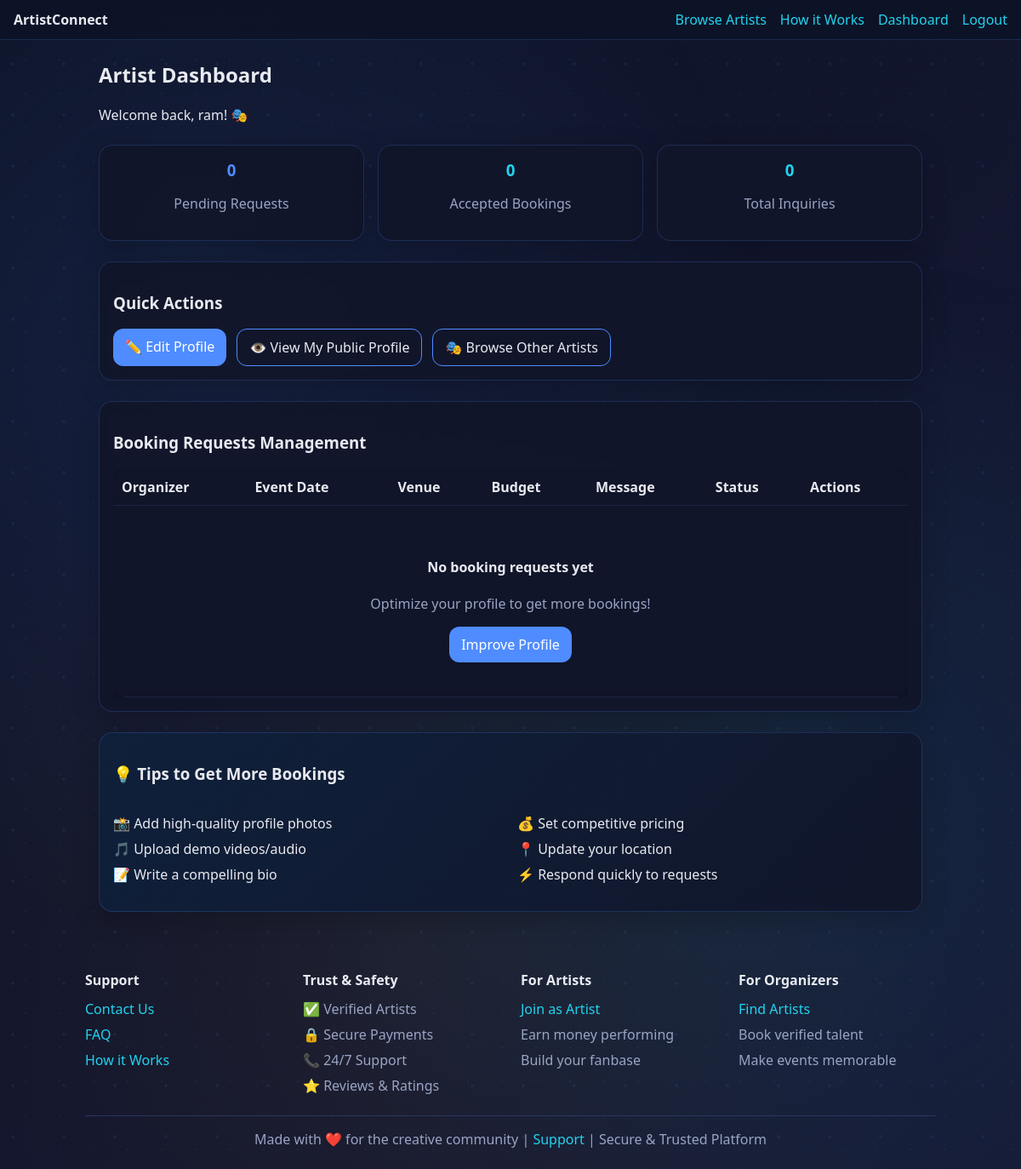
Page /dashboard (signed in) on the earlier database version.
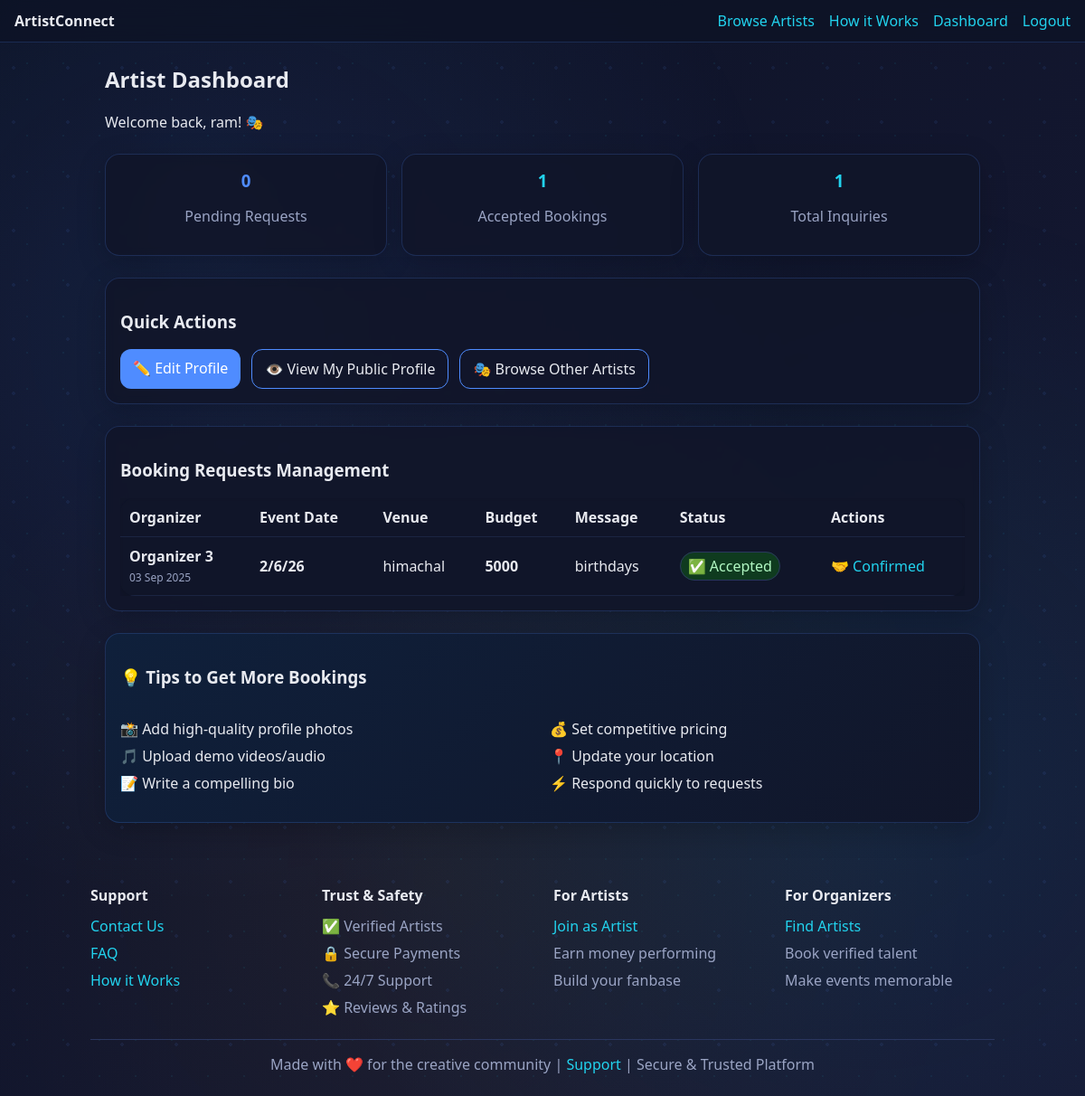
Same page on the later database version.
### app/models.py (models this page shows, shortened)
class User(db.Model):
    id = db.Column(db.Integer, primary_key=True)
    name = db.Column(db.String(120), nullable=False)
    email = db.Column(db.String(120), unique=True, nullable=False)
    password_hash = db.Column(db.String(255), nullable=False)
    role = db.Column(db.String(20), nullable=False)  # 'artist' or 'organizer'
    created_at = db.Column(db.DateTime, default=datetime.utcnow)
    artist_profile = db.relationship('ArtistProfile', backref='user', uselist=False)
    organizer_profile = db.relationship('OrganizerProfile', backref='user', uselist=False)

class BookingRequest(db.Model):
    id = db.Column(db.Integer, primary_key=True)
    artist_id = db.Column(db.Integer, db.ForeignKey('user.id'), nullable=False)  # artist user_id
    organizer_id = db.Column(db.Integer, db.ForeignKey('user.id'), nullable=False)  # organizer user_id
    event_date = db.Column(db.String(40), nullable=False)
    venue = db.Column(db.String(200), nullable=False)
    budget = db.Column(db.String(80), nullable=True)
    message = db.Column(db.Text, nullable=True)
    status = db.Column(db.String(20), default="pending")  # pending/accepted/rejected
    created_at = db.Column(db.DateTime, default=datetime.utcnow)

### app/routes.py (the view)
def dashboard():
    user = current_user()
    if not user:
        return redirect(url_for("login"))
    if user.role == "artist":
        reqs = BookingRequest.query.filter_by(artist_id=user.id).order_by(BookingRequest.id.desc()).all()
        return render_template("dashboard_artist.html", user=user, requests=reqs)
    else:
        reqs = BookingRequest.query.filter_by(organizer_id=user.id).order_by(BookingRequest.id.desc()).all()
        return render_template("dashboard_organizer.html", user=user, requests=reqs)

### app/routes.py (called while the page is built)
def current_user():
    uid = session.get("user_id")
    if not uid:
        return None
    return db.session.get(User, uid)

### app/templates/dashboard_artist.html (shortened to what this page needs)
{% extends "base.html" %}
{% block content %}
<div style="max-width: 1200px; margin: 0 auto;">
  <h2>Artist Dashboard</h2>
  <p>Welcome back, {{ user.name }}! 🎭</p>
  <div class="grid" style="grid-template-columns: repeat(auto-fit, minmax(200px, 1fr)); gap: 16px; margin: 24px 0;">
    <div class="card" style="text-align: center;">
      <h3 style="color: var(--primary); margin: 0;">{{ requests|selectattr("status", "equalto", "pending")|list|length }}</h3>
      <p class="muted">Pending Requests</p>
    </div>
    <div class="card" style="text-align: center;">
      <h3 style="color: var(--accent); margin: 0;">{{ requests|selectattr("status", "equalto", "accepted")|list|length }}</h3>
      <p class="muted">Accepted Bookings</p>
    </div>
    <div class="card" style="text-align: center;">
      <h3 style="color: #22d3ee; margin: 0;">{{ requests|length }}</h3>
      <p class="muted">Total Inquiries</p>
    </div>
  </div>
  <div class="card" style="margin: 24px 0;">
    <h3>Quick Actions</h3>
    <div class="actions">
      <a class="btn" href="{{ url_for('artist_profile_edit') }}">✏️ Edit Profile</a>
      <a class="btn-outline" href="{{ url_for('artist_profile_view', user_id=user.id) }}">👁️ View My Public Profile</a>
      <a class="btn-outline" href="{{ url_for('artists_list') }}">🎭 Browse Other Artists</a>
    </div>
  </div>
  <div class="card">
    <h3>Booking Requests Management</h3>
    {% set pending_requests = requests|selectattr("status", "equalto", "pending")|list %}
    <div style="overflow-x: auto;">
      <table class="table">
        <thead>
          <tr>
            <th>Organizer</th>
            <th>Event Date</th>
            <th>Venue</th>
            <th>Budget</th>
            <th>Message</th>
            <th>Status</th>
            <th>Actions</th>
          </tr>
        </thead>
        <tbody>
          {% for r in requests %}
            <tr style="{% if r.status == 'pending' %}background: rgba(255, 230, 167, 0.1);{% endif %}">
              <td>
                <strong>Organizer {{ r.organizer_id }}</strong><br>
                <span class="muted" style="font-size: 12px;">{{ r.created_at.strftime('%d %b %Y') if r.created_at else '' }}</span>
              </td>
              <td><strong>{{ r.event_date }}</strong></td>
              <td>{{ r.venue }}</td>
              <td>{% if r.budget %}<strong>{{ r.budget }}</strong>{% else %}<span class="muted">Not specified</span>{% endif %}</td>
              <td style="max-width: 200px;">
                {% if r.message %}
                  {{ r.message[:100] }}{% if r.message|length > 100 %}...{% endif %}
                {% else %}
                  <span class="muted">No message</span>
                {% endif %}
              </td>
              <td>
                <span class="badge {{ r.status }}">
                  {% if r.status == 'pending' %}⏳ Pending
                  {% elif r.status == 'accepted' %}✅ Accepted
                  {% elif r.status == 'rejected' %}❌ Rejected
                  {% endif %}
                </span>
              </td>
              <td>
                {% if r.status == 'pending' %}
                  <div style="display: flex; gap: 8px; flex-wrap: wrap;">
                    <a class="btn-small" href="{{ url_for('request_accept', req_id=r.id) }}" style="background: #22d3ee;">Accept</a>
                    <a class="btn-small-outline" href="{{ url_for('request_reject', req_id=r.id) }}">Decline</a>
                  </div>
                {% elif r.status == 'accepted' %}
                  <span style="color: #22d3ee;">🤝 Confirmed</span>
                {% else %}
                  <span class="muted">—</span>
                {% endif %}
              </td>
            </tr>
          {% else %}
            <tr>
              <td colspan="7" style="text-align: center; padding: 40px;">
                <div>
                  <h4>No booking requests yet</h4>
                  <p class="muted">Optimize your profile to get more bookings!</p>
                  <a href="{{ url_for('artist_profile_edit') }}" class="btn">Improve Profile</a>
                </div>
              </td>
            </tr>
          {% endfor %}
        </tbody>
      </table>
    </div>
  </div>
  {% if requests|length < 3 %}
  <div class="card" style="margin-top: 24px; background: linear-gradient(135deg, #0f203b, #11162a);">
    <h3>💡 Tips to Get More Bookings</h3>
    <div class="grid" style="grid-template-columns: 1fr 1fr; gap: 16px;">
      <div>
        <ul style="list-style: none; padding: 0;">
          <li style="margin: 8px 0;">📸 Add high-quality profile photos</li>
          <li style="margin: 8px 0;">🎵 Upload demo videos/audio</li>
          <li style="margin: 8px 0;">📝 Write a compelling bio</li>
        </ul>
      </div>
      <div>
        <ul style="list-style: none; padding: 0;">
          <li style="margin: 8px 0;">💰 Set competitive pricing</li>
          <li style="margin: 8px 0;">📍 Update your location</li>
          <li style="margin: 8px 0;">⚡ Respond quickly to requests</li>
        </ul>
      </div>
    </div>
  </div>
  {% endif %}
</div>
{% endblock %}

### app/templates/base.html (shortened to what this page needs)
<!doctype html>
<html lang="en">
<head>
  <link rel="stylesheet" href="{{ url_for('static', filename='css/styles.css') }}">
</head>
<body>
  <nav class="nav">
    <a href="{{ url_for('index') }}" class="brand">ArtistConnect</a>
    <a href="{{ url_for('artists_list') }}">Browse Artists</a>
    <a href="{{ url_for('how_it_works') }}">How it Works</a>
    {% if session.get('user_id') %}
      <a href="{{ url_for('dashboard') }}">Dashboard</a>
      <a href="{{ url_for('logout') }}">Logout</a>
    {% else %}
      <a href="{{ url_for('login') }}">Login</a>
      <a href="{{ url_for('register') }}" class="btn">Register</a>
    {% endif %}
  </nav>
  <main class="container">
    {% block content %}{% endblock %}
  </main>
  <footer class="footer">
    <div style="max-width: 1000px; margin: 0 auto; text-align: left;">
      <div class="grid" style="grid-template-columns: repeat(auto-fit, minmax(200px, 1fr)); gap: 24px; margin-bottom: 24px;">
        <div>
          <h4 style="color: var(--text); margin-bottom: 12px;">Support</h4>
          <div style="display: flex; flex-direction: column; gap: 8px;">
            <a href="{{ url_for('contact') }}" class="link">Contact Us</a>
            <a href="{{ url_for('faq') }}" class="link">FAQ</a>
            <a href="{{ url_for('how_it_works') }}" class="link">How it Works</a>
          </div>
        </div>
        <div>
          <h4 style="color: var(--text); margin-bottom: 12px;">Trust & Safety</h4>
          <div style="display: flex; flex-direction: column; gap: 8px;">
            <span class="muted">✅ Verified Artists</span>
            <span class="muted">🔒 Secure Payments</span>
            <span class="muted">📞 24/7 Support</span>
            <span class="muted">⭐ Reviews & Ratings</span>
          </div>
        </div>
        <div>
          <h4 style="color: var(--text); margin-bottom: 12px;">For Artists</h4>
          <div style="display: flex; flex-direction: column; gap: 8px;">
            <a href="{{ url_for('register') }}?role=artist" class="link">Join as Artist</a>
            <span class="muted">Earn money performing</span>
            <span class="muted">Build your fanbase</span>
          </div>
        </div>
        <div>
          <h4 style="color: var(--text); margin-bottom: 12px;">For Organizers</h4>
          <div style="display: flex; flex-direction: column; gap: 8px;">
            <a href="{{ url_for('register') }}?role=organizer" class="link">Find Artists</a>
            <span class="muted">Book verified talent</span>
            <span class="muted">Make events memorable</span>
          </div>
        </div>
      </div>
      <div style="border-top: 1px solid #2a365f; padding-top: 16px; text-align: center;">
        <p class="muted" style="margin: 0;">
          Made with ❤️ for the creative community |
          <a href="{{ url_for('contact') }}" class="link">Support</a> |
          Secure & Trusted Platform
        </p>
      </div>
    </div>
  </footer>
</body>
</html>

### app/static/css/styles.css (style rules this page uses)
:root { --bg:#0b0f19; --card:#11162a; --text:#e8eaf0; --muted:#9aa4c4; --primary:#4f8cff; --accent:#22d3ee; }
* { box-sizing:border-box }
body { margin:0; background: linear-gradient(-45deg, #0b0f19, #0f1630, #1a1b3a, #0d1326); background-size: 400% 400%; animation: gradientShift 15s ease infinite; color:var(--text); font-family:ui-sans-serif,system-ui,Segoe UI,Roboto,Helvetica,Arial; position: relative; overflow-x: hidden; }
body::before { content: ''; position: fixed; top: 0; left: 0; width: 100%; height: 100%; background: radial-gradient(circle at 20% 30%, rgba(79, 140, 255, 0.1) 0%, transparent 50%), radial-gradient(circle at 80% 70%, rgba(34, 211, 238, 0.08) 0%, transparent 50%), radial-gradient(circle at 40% 80%, rgba(251, 191, 36, 0.05) 0%, transparent 50%); z-index: -2; animation: float 20s ease-in-out infinite; }
body::after { content: ''; position: fixed; top: 0; left: 0; width: 100%; height: 100%; background-image: radial-gradient(circle at 25% 25%, #4f8cff15 2px, transparent 2px), radial-gradient(circle at 75% 75%, #22d3ee10 1px, transparent 1px); background-size: 60px 60px, 40px 40px; z-index: -1; animation: drift 30s linear infinite; }
a { color:var(--accent);text-decoration:none }
.container { max-width:1000px;margin:24px auto;padding:0 16px }
.nav { display:flex;gap:16px;align-items:center;padding:12px 16px; background: rgba(13, 19, 38, 0.8); backdrop-filter: blur(10px); border-bottom: 1px solid rgba(79, 140, 255, 0.2); position:sticky;top:0; z-index: 100; }
.brand { font-weight:700;color:var(--text) }
.btn { background:var(--primary);color:white;padding:10px 14px;border-radius:12px;display:inline-block }
.btn-outline { border:1px solid var(--primary);color:var(--text);padding:10px 14px;border-radius:12px }
.actions { display:flex;gap:12px;margin-top:12px }
.grid { display:grid;grid-template-columns:repeat(auto-fill,minmax(240px,1fr));gap:16px }
.card { background: rgba(17, 22, 42, 0.9); border:1px solid rgba(79, 140, 255, 0.2); border-radius:16px; padding:16px; backdrop-filter: blur(5px); box-shadow: 0 8px 32px rgba(0, 0, 0, 0.2); transition: transform 0.3s ease, box-shadow 0.3s ease; }
.muted { color:var(--muted) }
.table { width:100%;border-collapse:collapse; background:rgba(17, 22, 42, 0.9); border-radius:16px;overflow:hidden; backdrop-filter: blur(5px); box-shadow: 0 8px 32px rgba(0, 0, 0, 0.2); }
.table th,.table td { border-bottom:1px solid #1b2442;padding:10px;text-align:left }
.badge { padding:4px 8px;border-radius:999px;border:1px solid #2a365f }
.badge.accepted { background:#0f3b1f;color:#b1f7c2 }
.footer { padding:24px;text-align:center;color:var(--muted) }
.link { color:var(--accent) }

Differences in the rows shown:
added BookingRequest: organizer_id "3", created_at "03 Sep 2025", event_date "2/6/26", venue "himachal", budget "5000", message "birthdays", status "✅ Accepted"
Other differences:
{{ requests|selectattr("status", "equalto", "accepted")|list|length }}: "0" → "1"
{{ requests|length }}: "0" → "1"
text no longer shown: "No booking requests yet Optimize your profile to get more bookings! Improve Profile"
